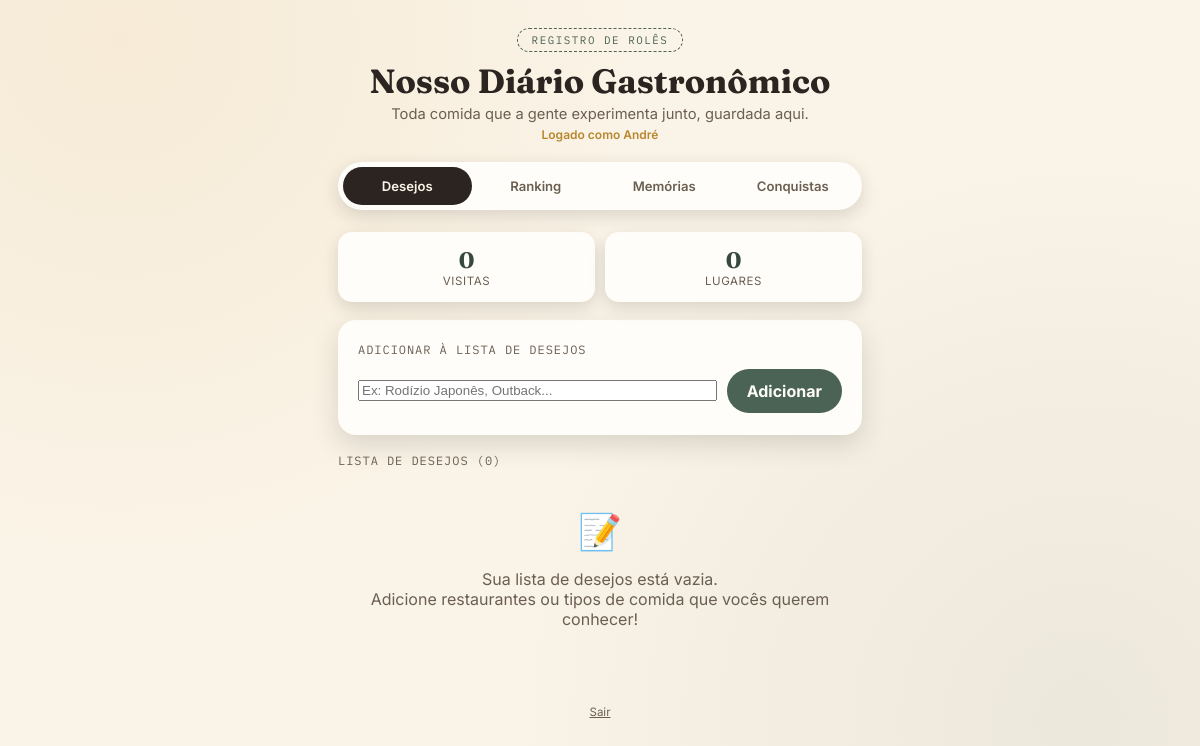
/ (signed in), run on an earlier commit of the app's database.
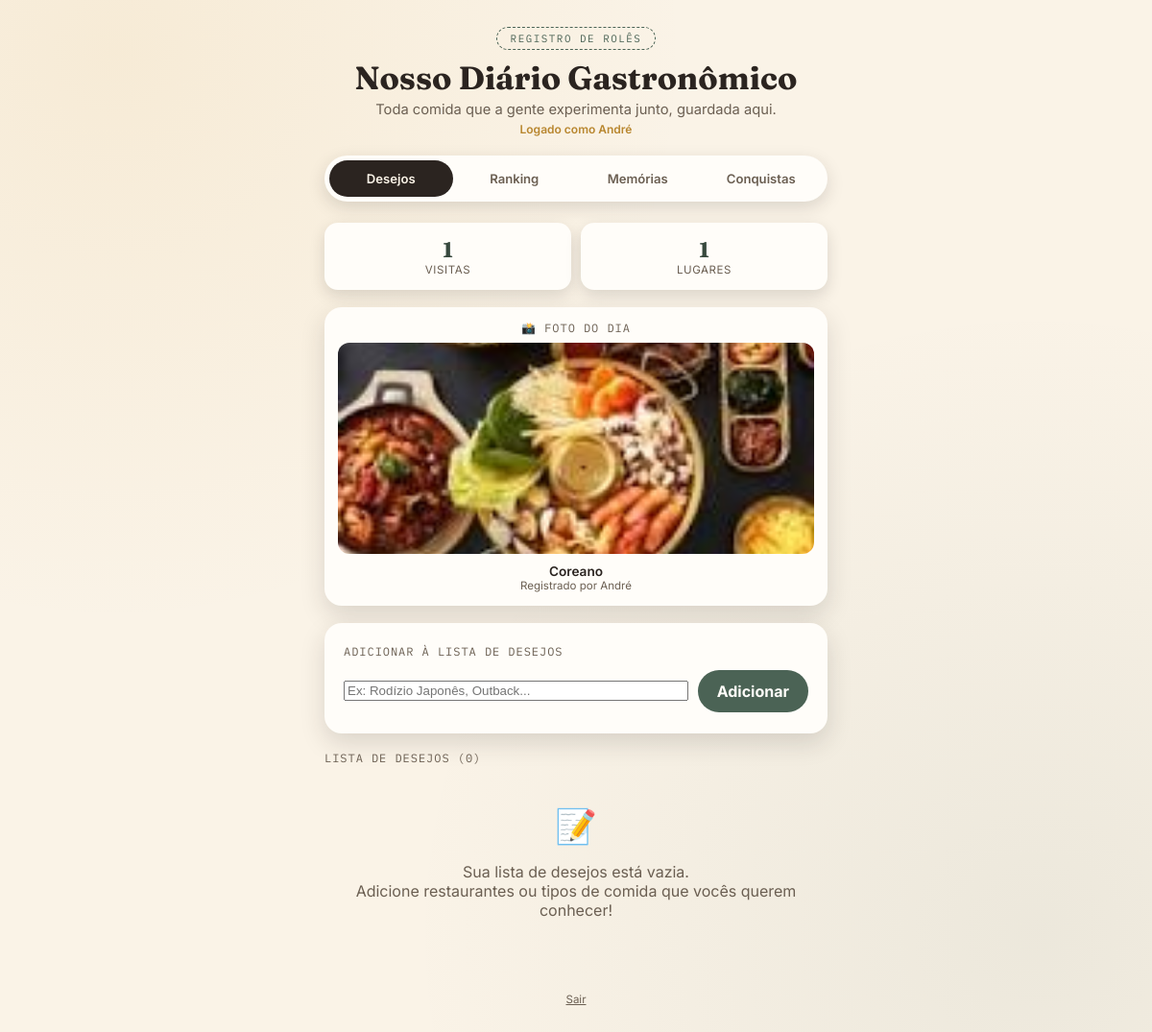
And on a later commit of the database.
### tables this page shows
CREATE TABLE registros (
                id INTEGER PRIMARY KEY AUTOINCREMENT,
                local TEXT NOT NULL,
                data TEXT NOT NULL,
                atendimento REAL NOT NULL,
                ambiente REAL NOT NULL,
                sabor REAL NOT NULL,
                notas TEXT,
                autor TEXT,
                desafio TEXT,
                desafio_concluido INTEGER DEFAULT 0,
                status TEXT NOT NULL DEFAULT 'fechado',
                criado_em TEXT NOT NULL
            );

CREATE TABLE fotos (
                id INTEGER PRIMARY KEY AUTOINCREMENT,
                registro_id INTEGER NOT NULL,
                arquivo TEXT NOT NULL,
                capa INTEGER NOT NULL DEFAULT 0
            );

### app.py (the view, shortened to what this page needs)
@app.route('/', methods=['GET', 'POST'])
def desejos():
    db = get_db()
    lista = db.execute('SELECT * FROM desejos WHERE visitado = 0 ORDER BY criado_em DESC').fetchall()
    total_visitas = db.execute("SELECT COUNT(*) FROM registros WHERE status = 'fechado'").fetchone()[0]
    total_lugares = db.execute("SELECT COUNT(DISTINCT LOWER(TRIM(local))) FROM registros WHERE status = 'fechado'").fetchone()[0]
    foto_recente = db.execute('''
        SELECT f.arquivo, r.local, r.data, r.autor
        FROM fotos f JOIN registros r ON f.registro_id = r.id
        WHERE r.status = 'fechado'
        ORDER BY r.data DESC, f.id DESC LIMIT 1
    ''').fetchone()
    return render_template('desejos.html', ativa='desejos', lista=lista,
                           total_visitas=total_visitas, total_lugares=total_lugares,
                           foto_recente=foto_recente)

### app.py (called while the page is built)
@app.after_request
def sem_cache(response):
    if request.endpoint != 'static':
        response.headers['Cache-Control'] = 'no-store, no-cache, must-revalidate, max-age=0'
        response.headers['Pragma'] = 'no-cache'
    return response

def get_db():
    if 'db' not in g:
        g.db = sqlite3.connect(DB_PATH)
        g.db.row_factory = sqlite3.Row
    return g.db

@app.teardown_appcontext
def fechar_db(exception=None):
    db = g.pop('db', None)
    if db is not None:
        db.close()

@app.before_request
def exigir_senha():
    rotas_livres = {'entrar', 'mudar_senha', 'sair', 'static'}
    print(f"DEBUG -> Rota acessada: {request.endpoint} | Usuário na sessão: {session.get('usuario')}")
    if request.endpoint in rotas_livres:
        return
    if not session.get('usuario'):
        print("DEBUG -> Usuário NÃO logado! Redirecionando para /entrar...")
        return redirect(url_for('entrar'))

### templates/desejos.html (shortened to what this page needs)
{% extends 'base.html' %}
{% block conteudo %}
<section class="painel ativa">
    <div class="grade-resumo" style="margin-bottom: 18px;">
        <div class="resumo-item">
            <div class="resumo-numero">{{ total_visitas }}</div>
            <div class="resumo-legenda">Visitas</div>
        </div>
        <div class="resumo-item">
            <div class="resumo-numero">{{ total_lugares }}</div>
            <div class="resumo-legenda">Lugares</div>
        </div>
    </div>
    {% if foto_recente %}
    <div class="cartao" style="margin-bottom: 18px; text-align: center; padding: 14px;">
        <div class="titulo-secao" style="margin-bottom: 8px;">📸 Foto do Dia</div>
        <img src="{{ url_for('static', filename='uploads/' + foto_recente.arquivo) }}" style="width: 100%; max-height: 220px; object-fit: cover; border-radius: 12px; margin-bottom: 6px;">
        <div style="font-size: 0.85rem; font-weight: 600; color: var(--tinta);">{{ foto_recente.local }}</div>
        <div style="font-size: 0.72rem; color: var(--tinta-suave);">Registrado por {{ foto_recente.autor }}</div>
    </div>
    {% endif %}
    <div class="cartao form-desejo">
        <div class="titulo-secao">Adicionar à Lista de Desejos</div>
        <form method="POST" class="campo-inline">
            <input type="text" name="nome" placeholder="Ex: Rodízio Japonês, Outback..." required>
            <button type="submit" class="botao-principal botao-compacto">Adicionar</button>
        </form>
    </div>
    <div class="titulo-secao">Lista de Desejos ({{ lista|length }})</div>
    {% if lista|length == 0 %}
        <div class="vazio">
            <div class="emoji">📝</div>
            <p>Sua lista de desejos está vazia.<br>Adicione restaurantes ou tipos de comida que vocês querem conhecer!</p>
        </div>
    {% endif %}
</section>
{% endblock %}

### templates/base.html (shortened to what this page needs)
<!DOCTYPE html>
<html lang="pt-br">
<head>
<link rel="stylesheet" href="{{ url_for('static', filename='style.css') }}">
</head>
<body>
<div class="app">
    <header class="topo">
        <span class="selo">registro de rolês</span>
        <h1>Nosso Diário Gastronômico</h1>
        <p>Toda comida que a gente experimenta junto, guardada aqui.</p>
        {% if session.get('nome') %}<p class="quem-logado">Logado como {{ session['nome'] }}</p>{% endif %}
    </header>
    <nav class="abas">
        <a href="{{ url_for('desejos') }}" class="{{ 'ativa' if ativa == 'desejos' else '' }}">Desejos</a>
        <a href="{{ url_for('ranking') }}" class="{{ 'ativa' if ativa == 'ranking' else '' }}">Ranking</a>
        <a href="{{ url_for('memorias') }}" class="{{ 'ativa' if ativa == 'memorias' else '' }}">Memórias</a>
        <a href="{{ url_for('conquistas') }}" class="{{ 'ativa' if ativa == 'conquistas' else '' }}">Conquistas</a>
    </nav>
    {% block conteudo %}{% endblock %}
    <footer class="rodape">
        <a href="{{ url_for('sair') }}">Sair</a>
    </footer>
</div>
</body>
</html>

What changed in the data, as far as the page shows it:
added registros: nome "André", local "Coreano", autor "André"
added fotos: arquivo (picture)
Also different on the page:
{{ total_visitas }}: "0" → "1"
{{ total_lugares }}: "0" → "1"
{{ session['nome'] }}: "André" → (not shown)
text now shown: "📸 FOTO DO DIA Registrado por"
